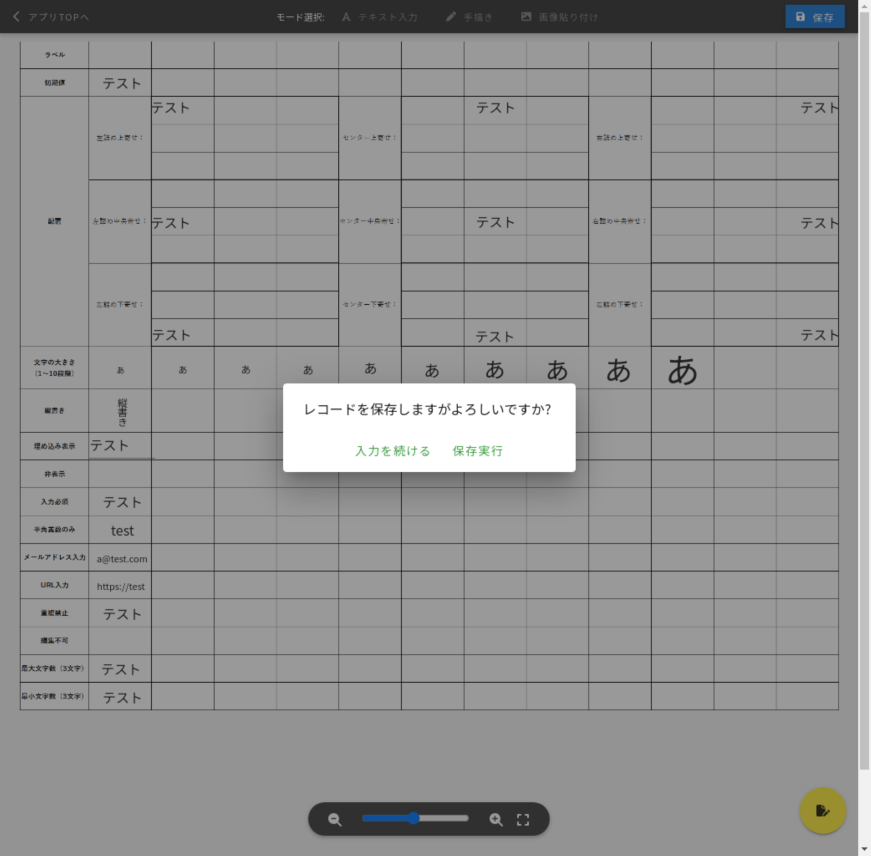
#> input picture python/TestScript/photolize/test_singleLineText/high_png/maxChar_Work.png, 2613 x 2567 px, found by its file name (shown at 1/3 size); the run also reads 1 picture not shown here
$ python diff_color_img_input_rule.py
#> lines starting #> are read from the running program, lines starting #| are printed output that depends on the picture; after the words box and inside, x2 and y2 are one past the last pixel; in counts of white or black regions, pixels touching at a corner belong together
# 最大文字数に対して上手く色付きの差分検出ができない、他はできる
# 色付けありの差異検出
# 参考サイト：https://qiita.com/grv2688/items/44f9e0ddd429afbb26a2
import cv2
from datetime import datetime
import matplotlib.pyplot as plt
import numpy as np
import os
import subprocess


# 保存先ディレクトリを作成
output_dir = os.path.join(os.path.dirname(os.path.abspath(__file__)), "high_png/")
# フォルダが存在しない場合は作成
if not os.path.exists(output_dir):
    os.makedirs(output_dir)
    command = f"sudo chown -R aridome:aridome {output_dir}"
    # コマンドを実行
    subprocess.call(command, shell=True)

# ファイル名を生成
output_file_name_A = 'maxChar_Work.png'
output_file_name_B = 'maxChar_notWork.png'
# ファイルパスを作成
output_file_path_A = os.path.join(output_dir, output_file_name_A)
output_file_path_B = os.path.join(output_dir, output_file_name_B)
imgA = cv2.imread(output_file_path_A)
#> imgA is the input picture: shape (2567, 2613, 3); mean B, G, R 146.9, 147, 146.9
imgB = cv2.imread(output_file_path_B)
# OpenCVはBGRフォーマットなので、RGBへ変換する
imgA = cv2.cvtColor(imgA, cv2.COLOR_BGR2RGB)
imgB = cv2.cvtColor(imgB, cv2.COLOR_BGR2RGB)
# 画像サイズを取得
hA, wA, cA = imgA.shape[:3]
#> hA = 2567; wA = 2613; cA = 3
hB, wB, cA = imgB.shape [:3]
#> hB = 2567; wB = 2613

# 特徴量検出器を作成
akaze = cv2.AKAZE_create()
# 二つの画像の特徴点を抽出
kpA, desA = akaze.detectAndCompute(imgA,None)
#> kpA = 3472 keypoints; strongest (x, y, size): (1045, 1226, 5.7), (1416, 1215, 5.7), (980, 1239, 5.7), (1295, 1218, 8.1)
kpB, desB = akaze.detectAndCompute(imgB,None)
#> kpB = 3462 keypoints; strongest (x, y, size): (1045, 1226, 5.7), (1416, 1215, 5.7), (980, 1239, 5.7), (1295, 1218, 8.1)

## imgAとimgBの画像サイズが違う場合に行う処理 ##
# imageBを透視変換する
# 透視変換: 斜めから撮影した画像を真上から見た画像に変換する感じ
# BFMatcher型のオブジェクトを作成する
bf = cv2.BFMatcher(cv2.NORM_HAMMING, crossCheck=True)
# 記述子をマッチさせる。※スキャン画像(B2)の特徴抽出はforループ前に実施済み。
matches = bf.match(desA,desB)
#> matches = 3423 matches
# マッチしたものを距離順に並べ替える。
matches = sorted(matches, key = lambda x:x.distance)
# マッチしたもの（ソート済み）の中から上位★%（参考：15%)をgoodとする。
good = matches[:int(len(matches) * 0.15)]
#> good = 513 matches
# 対応が取れた特徴点の座標を取り出す？
src_pts = np.float32([kpA[m.queryIdx].pt for m in good]).reshape(-1,1,2)
#> src_pts = 513 rows, first 8: [53.93, 36.42], [2391.1, 38.65], [933.6, 41.36], [953.5, 40.75], [962.3, 41.35], [921.6, 42.16], [839.9, 43.25], [892.7, 43.35]
dst_pts = np.float32([kpB[m.trainIdx].pt for m in good]).reshape(-1,1,2)
#> dst_pts has the same summary as src_pts
# findHomography:二つの画像から得られた点の集合を与えると、その物体の投射変換を計算する
M, mask = cv2.findHomography(dst_pts, src_pts, cv2.RANSAC,5.0) # dst_img作成の際だけ使う。warpperspectiveの使い方がわかってない。
#> M = [[1, -2.02e-15, 1.98e-12], [-2.57e-16, 1, 1.52e-12], [-3.66e-19, -2.23e-18, 1]]; mask = 513 values from 1 to 1
# imgBを透視変換。
imgB_transform = cv2.warpPerspective(imgB, M, (wA, hA))

# imgAとdst_imgの差分を求めてresultとする。グレースケールに変換。
result = cv2.absdiff(imgA, imgB_transform)
result_gray = cv2.cvtColor(result, cv2.COLOR_BGR2GRAY)

# 二値化
_, result_bin = cv2.threshold(result_gray, 45, 255, cv2.THRESH_BINARY) # 閾値は50
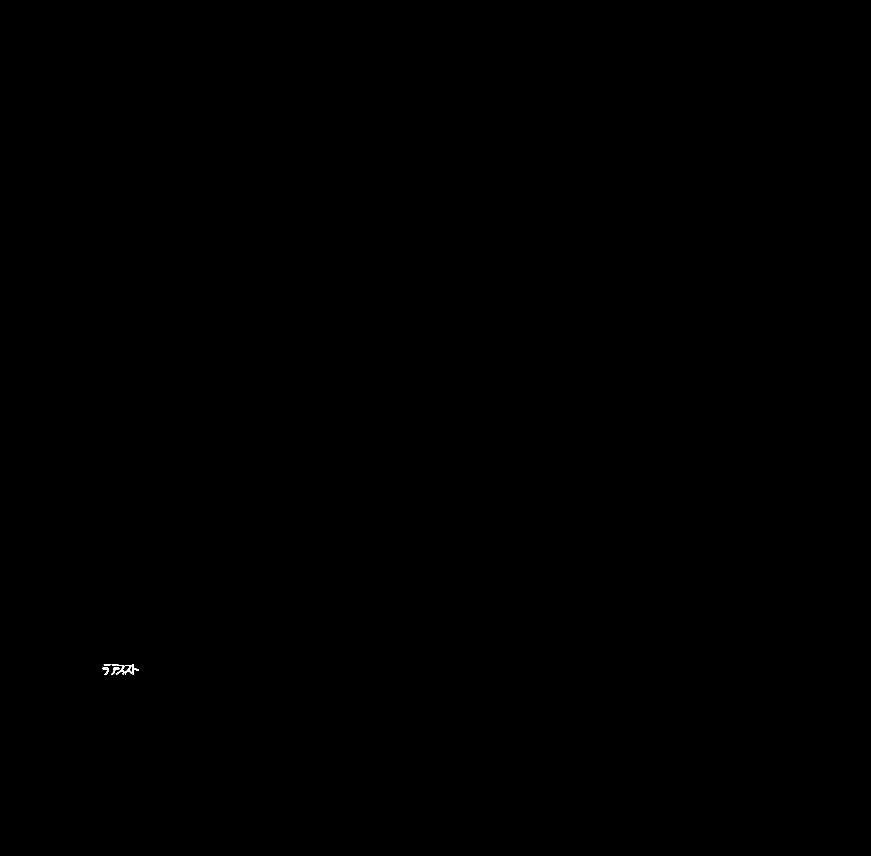
#> result_bin: shape (2567, 2613) (shown at 1/3 size); 0.02% white; 9 white regions (2 under 20 px), largest, box (x1, y1, x2, y2) and area: (347, 1995, 374, 2024) 237, (374, 1995, 396, 2022) 220, (396, 1993, 416, 2025) 188

# カーネルを準備（オープニング用）
kernel = np.ones((2,2),np.uint8)
# オープニング（収縮→膨張）実行 ノイズ除去
result_bin = cv2.morphologyEx(result_bin, cv2.MORPH_OPEN, kernel) # オープニング（収縮→膨張）。ノイズ除去。
#> result_bin: shape (2567, 2613); 0.02% white; 10 white regions (3 under 20 px), largest, box (x1, y1, x2, y2) and area: (349, 1996, 374, 2024) 234, (376, 1996, 397, 2023) 218, (397, 1994, 417, 2022) 181

# 二値画像をRGB形式に変換し、2枚の画像を重ねる。
result_bin_rgb = cv2.cvtColor(result_bin, cv2.COLOR_GRAY2RGB)
result_add = cv2.addWeighted(imgA, 0.3, result_bin_rgb, 0.7, 2.2) # ２.２はガンマ値。大きくすると白っぽくなる
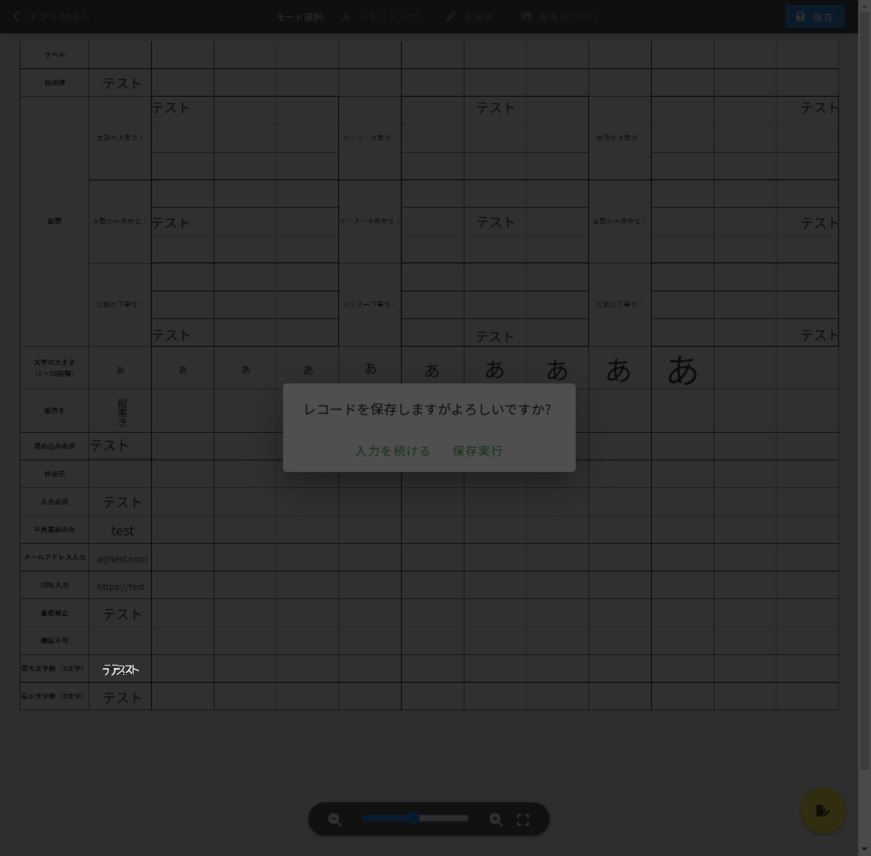
#> result_add: shape (2567, 2613, 3) (shown at 1/3 size); mean R, G, B 46.2, 46.2, 46.2

### 変更前と変更後の色分け ###
## 変更前の色付け ##
# 白色の範囲を定義
lower_white = (128, 128, 128)  # 下限（B、G、R）
upper_white = (254, 254, 254)  # 上限（B、G、R）

# 白色の範囲内にあるピクセルをマスクとして取得
white_mask = cv2.inRange(result_add, lower_white, upper_white)

# 新しい色（緑色）を指定
new_color = (0, 255, 0)  # (B、G、R)

# ピクセルの色を変更
result_add[white_mask > 0] = new_color

## 変更後の色付け ##
# 白色の範囲を定義
lower_white = (255, 255, 255)  # 下限（B、G、R）
upper_white = (255, 255, 255)  # 上限（B、G、R）

# 白色の範囲内にあるピクセルをマスクとして取得
white_mask = cv2.inRange(result_add, lower_white, upper_white)
#> white_mask: shape (2567, 2613); every value is 0

# 新しい色（赤色）を指定
new_color = (0, 0, 255)  # (B、G、R)

# ピクセルの色を変更
result_add[white_mask > 0] = new_color

### 差異が検出されたか判定 ###
# 2値画像（result_bin）の白いピクセル（差分が存在する部分）の数をカウント
white_pixel_count = cv2.countNonZero(result_bin)
#> white_pixel_count = 1118

# ある閾値以上の白いピクセルが存在する場合、差分があると判断する
threshold = 100  # 適切な閾値を選択
red_text_start = "\033[91m"
red_text_end = "\033[0m"
green_text_start = "\033[92m"
green_text_end = "\033[0m"

if white_pixel_count > threshold:
    print(f"{red_text_start}差異が検出されました{red_text_end}")
else:
    print(f"{green_text_start}異常なし{green_text_end}")

# 現在の日付を取得してフォーマット
current_date = datetime.now().strftime("%m-%d_%H-%M-%S")
# ファイル名を生成
output_file_name = f"diff_color_{current_date}.png"
# output_file_name = f"diff_{current_date}.png"

output_dir2 = os.path.join(os.path.dirname(os.path.abspath(__file__)), "diff_color_high_png/")
# output_dir2 = os.path.join(os.path.dirname(os.path.abspath(__file__)), "diff_high_png/")

# ファイルパスを作成
output_file_path = os.path.join(output_dir2, output_file_name)
# フォルダが存在しない場合は作成
if not os.path.exists(output_dir2):
    os.makedirs(output_dir2)
    command = f"sudo chown -R aridome:aridome {output_dir2}"
    # コマンドを実行
    subprocess.call(command, shell=True)
#> (this line was passed over: subprocess is not available in this run)

# 画像を保存する
cv2.imwrite(output_file_path, result_add)

print(f"2つの画像の差異を示した画像を{output_file_path}に保存しました")
